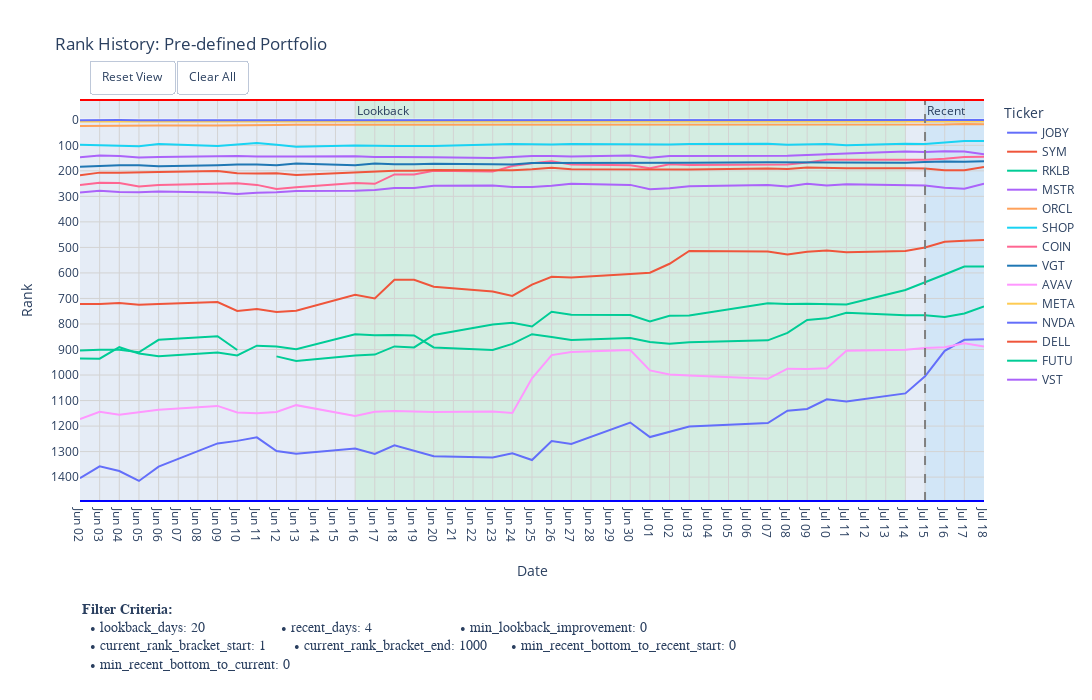

Write notebook code for a chart like this one.
### Markdown cell above
### Step 8: Visualize Portfolio

Plot the rank history for the tickers in the pre-defined portfolio to compare their recent performance.

### Code cell
print("--- Step 8: Plotting rank history for the portfolio ---")

if PORTFOLIO_TICKERS:
    plot_days = PERIOD_PARAMS['lookback_days'] + PERIOD_PARAMS['recent_days'] + 10
    # Combine both dictionaries for complete context in the plot's annotation
    full_criteria_for_plot = {**PERIOD_PARAMS, **METRIC_FILTERS}
    
    plotting_utils.plot_rank_with_criteria(
        df_rank_history=df_rank_history.iloc[:, -plot_days:],
        ticker_list=PORTFOLIO_TICKERS,
        title_suffix="Pre-defined Portfolio",
        filter_criteria=full_criteria_for_plot, # Pass the combined dict
        width=1150,
        height=700,
    )
else:
    print("Portfolio ticker list is empty. Nothing to plot.")

### Figure 1 — Plotly figure (JSON) as saved in the notebook; plotly's stock layout.template omitted (floating-point values rounded to 4 significant figures)
{"data": [{"hovertemplate": "Ticker=JOBY<br>index=%{x}<br>Rank=%{y}<extra></extra>", "legendgroup": "JOBY", "line": {"color": "#636EFA", "dash": "solid"}, "marker": {"symbol": "circle"}, "mode": "lines", "name": "JOBY", "orientation": "v", "showlegend": true, "type": "scatter", "x": ["2025-06-02T00:00:00", "2025-06-03T00:00:00", "2025-06-04T00:00:00", "2025-06-05T00:00:00", "2025-06-06T00:00:00", "2025-06-09T00:00:00", "2025-06-10T00:00:00", "2025-06-11T00:00:00", "2025-06-12T00:00:00", "2025-06-13T00:00:00", "2025-06-16T00:00:00", "2025-06-17T00:00:00", "2025-06-18T00:00:00", "2025-06-19T00:00:00", "2025-06-20T00:00:00", "2025-06-23T00:00:00", "2025-06-24T00:00:00", "2025-06-25T00:00:00", "2025-06-26T00:00:00", "2025-06-27T00:00:00", "2025-06-30T00:00:00", "2025-07-01T00:00:00", "2025-07-02T00:00:00", "2025-07-03T00:00:00", "2025-07-07T00:00:00", "2025-07-08T00:00:00", "2025-07-09T00:00:00", "2025-07-10T00:00:00", "2025-07-11T00:00:00", "2025-07-14T00:00:00", "2025-07-15T00:00:00", "2025-07-16T00:00:00", "2025-07-17T00:00:00", "2025-07-18T00:00:00"], "xaxis": "x", "y": [1404, 1358, 1376, 1415, 1359, 1268, 1258, 1244, 1298, 1308, 1288, 1309, 1275, 1295, 1318, 1323, 1307, 1333, 1259, 1270, 1186, 1243, 1223, 1202, 1188, 1140, 1133, 1095, 1104, 1072, 1005, 905, 862, 860], "yaxis": "y"}, {"hovertemplate": "Ticker=SYM<br>index=%{x}<br>Rank=%{y}<extra></extra>", "legendgroup": "SYM", "line": {"color": "#EF553B", "dash": "solid"}, "marker": {"symbol": "circle"}, "mode": "lines", "name": "SYM", "orientation": "v", "showlegend": true, "type": "scatter", "x": ["2025-06-02T00:00:00", "2025-06-03T00:00:00", "2025-06-04T00:00:00", "2025-06-05T00:00:00", "2025-06-06T00:00:00", "2025-06-09T00:00:00", "2025-06-10T00:00:00", "2025-06-11T00:00:00", "2025-06-12T00:00:00", "2025-06-13T00:00:00", "2025-06-16T00:00:00", "2025-06-17T00:00:00", "2025-06-18T00:00:00", "2025-06-19T00:00:00", "2025-06-20T00:00:00", "2025-06-23T00:00:00", "2025-06-24T00:00:00", "2025-06-25T00:00:00", "2025-06-26T00:00:00", "2025-06-27T00:00:00", "2025-06-30T00:00:00", "2025-07-01T00:00:00", "2025-07-02T00:00:00", "2025-07-03T00:00:00", "2025-07-07T00:00:00", "2025-07-08T00:00:00", "2025-07-09T00:00:00", "2025-07-10T00:00:00", "2025-07-11T00:00:00", "2025-07-14T00:00:00", "2025-07-15T00:00:00", "2025-07-16T00:00:00", "2025-07-17T00:00:00", "2025-07-18T00:00:00"], "xaxis": "x", "y": [722, 722, 718, 725, 722, 714, 749, 741, 753, 748, 686, 700, 627, 627, 654, 673, 690, 646, 615, 618, 604, 599, 564, 514, 516, 528, 517, 512, 519, 514, 500, 478, 474, 471], "yaxis": "y"}, {"hovertemplate": "Ticker=RKLB<br>index=%{x}<br>Rank=%{y}<extra></extra>", "legendgroup": "RKLB", "line": {"color": "#00CC96", "dash": "solid"}, "marker": {"symbol": "circle"}, "mode": "lines", "name": "RKLB", "orientation": "v", "showlegend": true, "type": "scatter", "x": ["2025-06-02T00:00:00", "2025-06-03T00:00:00", "2025-06-04T00:00:00", "2025-06-05T00:00:00", "2025-06-06T00:00:00", "2025-06-09T00:00:00", "2025-06-10T00:00:00", "2025-06-11T00:00:00", "2025-06-12T00:00:00", "2025-06-13T00:00:00", "2025-06-16T00:00:00", "2025-06-17T00:00:00", "2025-06-18T00:00:00", "2025-06-19T00:00:00", "2025-06-20T00:00:00", "2025-06-23T00:00:00", "2025-06-24T00:00:00", "2025-06-25T00:00:00", "2025-06-26T00:00:00", "2025-06-27T00:00:00", "2025-06-30T00:00:00", "2025-07-01T00:00:00", "2025-07-02T00:00:00", "2025-07-03T00:00:00", "2025-07-07T00:00:00", "2025-07-08T00:00:00", "2025-07-09T00:00:00", "2025-07-10T00:00:00", "2025-07-11T00:00:00", "2025-07-14T00:00:00", "2025-07-15T00:00:00", "2025-07-16T00:00:00", "2025-07-17T00:00:00", "2025-07-18T00:00:00"], "xaxis": "x", "y": [904, 901, 901, 911, 862, 848, 902, null, 927, 945, 923, 920, 888, 892, 843, 802, 795, 810, 752, 764, 765, 790, 768, 767, 719, 722, 721, 723, 724, 667, 638, 606, 575, 575], "yaxis": "y"}, {"hovertemplate": "Ticker=MSTR<br>index=%{x}<br>Rank=%{y}<extra></extra>", "legendgroup": "MSTR", "line": {"color": "#AB63FA", "dash": "solid"}, "marker": {"symbol": "circle"}, "mode": "lines", "name": "MSTR", "orientation": "v", "showlegend": true, "type": "scatter", "x": ["2025-06-02T00:00:00", "2025-06-03T00:00:00", "2025-06-04T00:00:00", "2025-06-05T00:00:00", "2025-06-06T00:00:00", "2025-06-09T00:00:00", "2025-06-10T00:00:00", "2025-06-11T00:00:00", "2025-06-12T00:00:00", "2025-06-13T00:00:00", "2025-06-16T00:00:00", "2025-06-17T00:00:00", "2025-06-18T00:00:00", "2025-06-19T00:00:00", "2025-06-20T00:00:00", "2025-06-23T00:00:00", "2025-06-24T00:00:00", "2025-06-25T00:00:00", "2025-06-26T00:00:00", "2025-06-27T00:00:00", "2025-06-30T00:00:00", "2025-07-01T00:00:00", "2025-07-02T00:00:00", "2025-07-03T00:00:00", "2025-07-07T00:00:00", "2025-07-08T00:00:00", "2025-07-09T00:00:00", "2025-07-10T00:00:00", "2025-07-11T00:00:00", "2025-07-14T00:00:00", "2025-07-15T00:00:00", "2025-07-16T00:00:00", "2025-07-17T00:00:00", "2025-07-18T00:00:00"], "xaxis": "x", "y": [147, 140, 142, 148, 146, 142, 142, 144, 145, 144, 143, 146, 146, 146, 147, 150, 147, 142, 142, 144, 140, 149, 142, 142, 142, 141, 138, 136, 132, 124, 126, 123, 124, 135], "yaxis": "y"}, {"hovertemplate": "Ticker=ORCL<br>index=%{x}<br>Rank=%{y}<extra></extra>", "legendgroup": "ORCL", "line": {"color": "#FFA15A", "dash": "solid"}, "marker": {"symbol": "circle"}, "mode": "lines", "name": "ORCL", "orientation": "v", "showlegend": true, "type": "scatter", "x": ["2025-06-02T00:00:00", "2025-06-03T00:00:00", "2025-06-04T00:00:00", "2025-06-05T00:00:00", "2025-06-06T00:00:00", "2025-06-09T00:00:00", "2025-06-10T00:00:00", "2025-06-11T00:00:00", "2025-06-12T00:00:00", "2025-06-13T00:00:00", "2025-06-16T00:00:00", "2025-06-17T00:00:00", "2025-06-18T00:00:00", "2025-06-19T00:00:00", "2025-06-20T00:00:00", "2025-06-23T00:00:00", "2025-06-24T00:00:00", "2025-06-25T00:00:00", "2025-06-26T00:00:00", "2025-06-27T00:00:00", "2025-06-30T00:00:00", "2025-07-01T00:00:00", "2025-07-02T00:00:00", "2025-07-03T00:00:00", "2025-07-07T00:00:00", "2025-07-08T00:00:00", "2025-07-09T00:00:00", "2025-07-10T00:00:00", "2025-07-11T00:00:00", "2025-07-14T00:00:00", "2025-07-15T00:00:00", "2025-07-16T00:00:00", "2025-07-17T00:00:00", "2025-07-18T00:00:00"], "xaxis": "x", "y": [24, 23, 23, 22, 22, 22, 22, 22, 20, 19, 19, 19, 19, 19, 19, 19, 19, 19, 20, 20, 20, 20, 18, 18, 18, 18, 18, 18, 18, 18, 18, 18, 16, 17], "yaxis": "y"}, {"hovertemplate": "Ticker=SHOP<br>index=%{x}<br>Rank=%{y}<extra></extra>", "legendgroup": "SHOP", "line": {"color": "#19D3F3", "dash": "solid"}, "marker": {"symbol": "circle"}, "mode": "lines", "name": "SHOP", "orientation": "v", "showlegend": true, "type": "scatter", "x": ["2025-06-02T00:00:00", "2025-06-03T00:00:00", "2025-06-04T00:00:00", "2025-06-05T00:00:00", "2025-06-06T00:00:00", "2025-06-09T00:00:00", "2025-06-10T00:00:00", "2025-06-11T00:00:00", "2025-06-12T00:00:00", "2025-06-13T00:00:00", "2025-06-16T00:00:00", "2025-06-17T00:00:00", "2025-06-18T00:00:00", "2025-06-19T00:00:00", "2025-06-20T00:00:00", "2025-06-23T00:00:00", "2025-06-24T00:00:00", "2025-06-25T00:00:00", "2025-06-26T00:00:00", "2025-06-27T00:00:00", "2025-06-30T00:00:00", "2025-07-01T00:00:00", "2025-07-02T00:00:00", "2025-07-03T00:00:00", "2025-07-07T00:00:00", "2025-07-08T00:00:00", "2025-07-09T00:00:00", "2025-07-10T00:00:00", "2025-07-11T00:00:00", "2025-07-14T00:00:00", "2025-07-15T00:00:00", "2025-07-16T00:00:00", "2025-07-17T00:00:00", "2025-07-18T00:00:00"], "xaxis": "x", "y": [98, 100, 104, 104, 95, 103, 97, 91, 98, 106, 101, 103, 103, 103, 103, 97, 95, 96, 97, 95, 96, 98, 97, 95, 94, 98, 96, 95, 100, 94, 95, 88, 83, 83], "yaxis": "y"}, {"hovertemplate": "Ticker=COIN<br>index=%{x}<br>Rank=%{y}<extra></extra>", "legendgroup": "COIN", "line": {"color": "#FF6692", "dash": "solid"}, "marker": {"symbol": "circle"}, "mode": "lines", "name": "COIN", "orientation": "v", "showlegend": true, "type": "scatter", "x": ["2025-06-02T00:00:00", "2025-06-03T00:00:00", "2025-06-04T00:00:00", "2025-06-05T00:00:00", "2025-06-06T00:00:00", "2025-06-09T00:00:00", "2025-06-10T00:00:00", "2025-06-11T00:00:00", "2025-06-12T00:00:00", "2025-06-13T00:00:00", "2025-06-16T00:00:00", "2025-06-17T00:00:00", "2025-06-18T00:00:00", "2025-06-19T00:00:00", "2025-06-20T00:00:00", "2025-06-23T00:00:00", "2025-06-24T00:00:00", "2025-06-25T00:00:00", "2025-06-26T00:00:00", "2025-06-27T00:00:00", "2025-06-30T00:00:00", "2025-07-01T00:00:00", "2025-07-02T00:00:00", "2025-07-03T00:00:00", "2025-07-07T00:00:00", "2025-07-08T00:00:00", "2025-07-09T00:00:00", "2025-07-10T00:00:00", "2025-07-11T00:00:00", "2025-07-14T00:00:00", "2025-07-15T00:00:00", "2025-07-16T00:00:00", "2025-07-17T00:00:00", "2025-07-18T00:00:00"], "xaxis": "x", "y": [256, 247, 248, 261, 255, 249, 249, 255, 271, 264, 248, 251, 214, 214, 200, 203, 181, 170, 162, 175, 178, 190, 174, 177, 174, 175, 167, 157, 157, 156, 157, 153, 146, 145], "yaxis": "y"}, {"hovertemplate": "Ticker=VGT<br>index=%{x}<br>Rank=%{y}<extra></extra>", "legendgroup": "VGT", "line": {"color": "#1F77B4", "dash": "solid"}, "marker": {"symbol": "circle"}, "mode": "lines", "name": "VGT", "orientation": "v", "showlegend": true, "type": "scatter", "x": ["2025-06-02T00:00:00", "2025-06-03T00:00:00", "2025-06-04T00:00:00", "2025-06-05T00:00:00", "2025-06-06T00:00:00", "2025-06-09T00:00:00", "2025-06-10T00:00:00", "2025-06-11T00:00:00", "2025-06-12T00:00:00", "2025-06-13T00:00:00", "2025-06-16T00:00:00", "2025-06-17T00:00:00", "2025-06-18T00:00:00", "2025-06-19T00:00:00", "2025-06-20T00:00:00", "2025-06-23T00:00:00", "2025-06-24T00:00:00", "2025-06-25T00:00:00", "2025-06-26T00:00:00", "2025-06-27T00:00:00", "2025-06-30T00:00:00", "2025-07-01T00:00:00", "2025-07-02T00:00:00", "2025-07-03T00:00:00", "2025-07-07T00:00:00", "2025-07-08T00:00:00", "2025-07-09T00:00:00", "2025-07-10T00:00:00", "2025-07-11T00:00:00", "2025-07-14T00:00:00", "2025-07-15T00:00:00", "2025-07-16T00:00:00", "2025-07-17T00:00:00", "2025-07-18T00:00:00"], "xaxis": "x", "y": [184, 181, 178, 178, 182, 178, 175, 175, 178, 171, 178, 171, 174, 174, 172, 174, 175, 169, 169, 168, 168, 168, 168, 168, 166, 166, 166, 166, 166, 168, 165, 163, 164, 162], "yaxis": "y"}, {"hovertemplate": "Ticker=AVAV<br>index=%{x}<br>Rank=%{y}<extra></extra>", "legendgroup": "AVAV", "line": {"color": "#FF97FF", "dash": "solid"}, "marker": {"symbol": "circle"}, "mode": "lines", "name": "AVAV", "orientation": "v", "showlegend": true, "type": "scatter", "x": ["2025-06-02T00:00:00", "2025-06-03T00:00:00", "2025-06-04T00:00:00", "2025-06-05T00:00:00", "2025-06-06T00:00:00", "2025-06-09T00:00:00", "2025-06-10T00:00:00", "2025-06-11T00:00:00", "2025-06-12T00:00:00", "2025-06-13T00:00:00", "2025-06-16T00:00:00", "2025-06-17T00:00:00", "2025-06-18T00:00:00", "2025-06-19T00:00:00", "2025-06-20T00:00:00", "2025-06-23T00:00:00", "2025-06-24T00:00:00", "2025-06-25T00:00:00", "2025-06-26T00:00:00", "2025-06-27T00:00:00", "2025-06-30T00:00:00", "2025-07-01T00:00:00", "2025-07-02T00:00:00", "2025-07-03T00:00:00", "2025-07-07T00:00:00", "2025-07-08T00:00:00", "2025-07-09T00:00:00", "2025-07-10T00:00:00", "2025-07-11T00:00:00", "2025-07-14T00:00:00", "2025-07-15T00:00:00", "2025-07-16T00:00:00", "2025-07-17T00:00:00", "2025-07-18T00:00:00"], "xaxis": "x", "y": [1173, 1144, 1156, 1147, 1136, 1121, 1147, 1150, 1145, 1118, 1160, 1144, 1141, 1143, 1145, 1143, 1149, 1013, 922, 910, 902, 982, 998, 1002, 1015, 975, 976, 973, 905, 901, 894, 891, 876, 888], "yaxis": "y"}, {"hovertemplate": "Ticker=META<br>index=%{x}<br>Rank=%{y}<extra></extra>", "legendgroup": "META", "line": {"color": "#FECB52", "dash": "solid"}, "marker": {"symbol": "circle"}, "mode": "lines", "name": "META", "orientation": "v", "showlegend": true, "type": "scatter", "x": ["2025-06-02T00:00:00", "2025-06-03T00:00:00", "2025-06-04T00:00:00", "2025-06-05T00:00:00", "2025-06-06T00:00:00", "2025-06-09T00:00:00", "2025-06-10T00:00:00", "2025-06-11T00:00:00", "2025-06-12T00:00:00", "2025-06-13T00:00:00", "2025-06-16T00:00:00", "2025-06-17T00:00:00", "2025-06-18T00:00:00", "2025-06-19T00:00:00", "2025-06-20T00:00:00", "2025-06-23T00:00:00", "2025-06-24T00:00:00", "2025-06-25T00:00:00", "2025-06-26T00:00:00", "2025-06-27T00:00:00", "2025-06-30T00:00:00", "2025-07-01T00:00:00", "2025-07-02T00:00:00", "2025-07-03T00:00:00", "2025-07-07T00:00:00", "2025-07-08T00:00:00", "2025-07-09T00:00:00", "2025-07-10T00:00:00", "2025-07-11T00:00:00", "2025-07-14T00:00:00", "2025-07-15T00:00:00", "2025-07-16T00:00:00", "2025-07-17T00:00:00", "2025-07-18T00:00:00"], "xaxis": "x", "y": [7, 7, 7, 7, 7, 7, 7, 7, 7, 7, 7, 7, 7, 7, 7, 7, 7, 7, 7, 7, 7, 7, 7, 7, 7, 7, 7, 7, 7, 7, 7, 7, 7, 7], "yaxis": "y"}, {"hovertemplate": "Ticker=NVDA<br>index=%{x}<br>Rank=%{y}<extra></extra>", "legendgroup": "NVDA", "line": {"color": "#636EFA", "dash": "solid"}, "marker": {"symbol": "circle"}, "mode": "lines", "name": "NVDA", "orientation": "v", "showlegend": true, "type": "scatter", "x": ["2025-06-02T00:00:00", "2025-06-03T00:00:00", "2025-06-04T00:00:00", "2025-06-05T00:00:00", "2025-06-06T00:00:00", "2025-06-09T00:00:00", "2025-06-10T00:00:00", "2025-06-11T00:00:00", "2025-06-12T00:00:00", "2025-06-13T00:00:00", "2025-06-16T00:00:00", "2025-06-17T00:00:00", "2025-06-18T00:00:00", "2025-06-19T00:00:00", "2025-06-20T00:00:00", "2025-06-23T00:00:00", "2025-06-24T00:00:00", "2025-06-25T00:00:00", "2025-06-26T00:00:00", "2025-06-27T00:00:00", "2025-06-30T00:00:00", "2025-07-01T00:00:00", "2025-07-02T00:00:00", "2025-07-03T00:00:00", "2025-07-07T00:00:00", "2025-07-08T00:00:00", "2025-07-09T00:00:00", "2025-07-10T00:00:00", "2025-07-11T00:00:00", "2025-07-14T00:00:00", "2025-07-15T00:00:00", "2025-07-16T00:00:00", "2025-07-17T00:00:00", "2025-07-18T00:00:00"], "xaxis": "x", "y": [2, 1, 1, 2, 2, 2, 1, 2, 2, 2, 2, 2, 2, 2, 2, 2, 2, 1, 1, 1, 1, 1, 1, 1, 1, 1, 1, 1, 1, 1, 1, 1, 1, 1], "yaxis": "y"}, {"hovertemplate": "Ticker=DELL<br>index=%{x}<br>Rank=%{y}<extra></extra>", "legendgroup": "DELL", "line": {"color": "#EF553B", "dash": "solid"}, "marker": {"symbol": "circle"}, "mode": "lines", "name": "DELL", "orientation": "v", "showlegend": true, "type": "scatter", "x": ["2025-06-02T00:00:00", "2025-06-03T00:00:00", "2025-06-04T00:00:00", "2025-06-05T00:00:00", "2025-06-06T00:00:00", "2025-06-09T00:00:00", "2025-06-10T00:00:00", "2025-06-11T00:00:00", "2025-06-12T00:00:00", "2025-06-13T00:00:00", "2025-06-16T00:00:00", "2025-06-17T00:00:00", "2025-06-18T00:00:00", "2025-06-19T00:00:00", "2025-06-20T00:00:00", "2025-06-23T00:00:00", "2025-06-24T00:00:00", "2025-06-25T00:00:00", "2025-06-26T00:00:00", "2025-06-27T00:00:00", "2025-06-30T00:00:00", "2025-07-01T00:00:00", "2025-07-02T00:00:00", "2025-07-03T00:00:00", "2025-07-07T00:00:00", "2025-07-08T00:00:00", "2025-07-09T00:00:00", "2025-07-10T00:00:00", "2025-07-11T00:00:00", "2025-07-14T00:00:00", "2025-07-15T00:00:00", "2025-07-16T00:00:00", "2025-07-17T00:00:00", "2025-07-18T00:00:00"], "xaxis": "x", "y": [217, 207, 207, 207, 205, 201, 209, 210, 209, 216, 206, 202, 200, 200, 197, 198, 198, 194, 188, 194, 195, 197, 197, 195, 191, 193, 187, 189, 190, 190, 191, 198, 198, 185], "yaxis": "y"}, {"hovertemplate": "Ticker=FUTU<br>index=%{x}<br>Rank=%{y}<extra></extra>", "legendgroup": "FUTU", "line": {"color": "#00CC96", "dash": "solid"}, "marker": {"symbol": "circle"}, "mode": "lines", "name": "FUTU", "orientation": "v", "showlegend": true, "type": "scatter", "x": ["2025-06-02T00:00:00", "2025-06-03T00:00:00", "2025-06-04T00:00:00", "2025-06-05T00:00:00", "2025-06-06T00:00:00", "2025-06-09T00:00:00", "2025-06-10T00:00:00", "2025-06-11T00:00:00", "2025-06-12T00:00:00", "2025-06-13T00:00:00", "2025-06-16T00:00:00", "2025-06-17T00:00:00", "2025-06-18T00:00:00", "2025-06-19T00:00:00", "2025-06-20T00:00:00", "2025-06-23T00:00:00", "2025-06-24T00:00:00", "2025-06-25T00:00:00", "2025-06-26T00:00:00", "2025-06-27T00:00:00", "2025-06-30T00:00:00", "2025-07-01T00:00:00", "2025-07-02T00:00:00", "2025-07-03T00:00:00", "2025-07-07T00:00:00", "2025-07-08T00:00:00", "2025-07-09T00:00:00", "2025-07-10T00:00:00", "2025-07-11T00:00:00", "2025-07-14T00:00:00", "2025-07-15T00:00:00", "2025-07-16T00:00:00", "2025-07-17T00:00:00", "2025-07-18T00:00:00"], "xaxis": "x", "y": [935, 936, 891, 916, 926, 912, 923, 885, 888, 899, 840, 844, 843, 845, 892, 902, 878, 840, 851, 863, 855, 871, 877, 872, 864, 835, 784, 778, 756, 766, 766, 773, 759, 731], "yaxis": "y"}, {"hovertemplate": "Ticker=VST<br>index=%{x}<br>Rank=%{y}<extra></extra>", "legendgroup": "VST", "line": {"color": "#AB63FA", "dash": "solid"}, "marker": {"symbol": "circle"}, "mode": "lines", "name": "VST", "orientation": "v", "showlegend": true, "type": "scatter", "x": ["2025-06-02T00:00:00", "2025-06-03T00:00:00", "2025-06-04T00:00:00", "2025-06-05T00:00:00", "2025-06-06T00:00:00", "2025-06-09T00:00:00", "2025-06-10T00:00:00", "2025-06-11T00:00:00", "2025-06-12T00:00:00", "2025-06-13T00:00:00", "2025-06-16T00:00:00", "2025-06-17T00:00:00", "2025-06-18T00:00:00", "2025-06-19T00:00:00", "2025-06-20T00:00:00", "2025-06-23T00:00:00", "2025-06-24T00:00:00", "2025-06-25T00:00:00", "2025-06-26T00:00:00", "2025-06-27T00:00:00", "2025-06-30T00:00:00", "2025-07-01T00:00:00", "2025-07-02T00:00:00", "2025-07-03T00:00:00", "2025-07-07T00:00:00", "2025-07-08T00:00:00", "2025-07-09T00:00:00", "2025-07-10T00:00:00", "2025-07-11T00:00:00", "2025-07-14T00:00:00", "2025-07-15T00:00:00", "2025-07-16T00:00:00", "2025-07-17T00:00:00", "2025-07-18T00:00:00"], "xaxis": "x", "y": [285, 278, 283, 284, 281, 285, 291, 286, 284, 279, 278, 275, 267, 267, 258, 257, 263, 263, 258, 251, 255, 272, 268, 260, 255, 261, 251, 257, 253, 254, 257, 266, 270, 250], "yaxis": "y"}], "layout": {"annotations": [{"showarrow": false, "text": "Recent", "x": "2025-07-15T00:00:00", "xanchor": "left", "xref": "x", "y": 1, "yanchor": "top", "yref": "y domain"}, {"showarrow": false, "text": "Lookback", "x": "2025-06-16T00:00:00", "xanchor": "left", "xref": "x", "y": 1, "yanchor": "top", "yref": "y domain"}, {"align": "left", "font": {"family": "Courier New, monospace", "size": 14}, "showarrow": false, "text": "<b>Filter Criteria:</b><br>  • lookback_days: 20                   • recent_days: 4                      • min_lookback_improvement: 0       <br>  • current_rank_bracket_start: 1       • current_rank_bracket_end: 1000      • min_recent_bottom_to_recent_start: 0<br>  • min_recent_bottom_to_current: 0   ", "x": 0, "xanchor": "left", "xref": "paper", "y": -0.25, "yanchor": "top", "yref": "paper"}], "height": 700, "legend": {"title": {"text": "Ticker"}, "tracegroupgap": 0}, "margin": {"b": 198.8}, "shapes": [{"fillcolor": "LightSkyBlue", "layer": "below", "line": {"width": 0}, "opacity": 0.2, "type": "rect", "x0": "2025-07-15T00:00:00", "x1": "2025-07-18T00:00:00", "xref": "x", "y0": 0, "y1": 1, "yref": "y domain"}, {"fillcolor": "LightGreen", "layer": "below", "line": {"width": 0}, "opacity": 0.2, "type": "rect", "x0": "2025-06-16T00:00:00", "x1": "2025-07-14T00:00:00", "xref": "x", "y0": 0, "y1": 1, "yref": "y domain"}, {"line": {"color": "grey", "dash": "dash", "width": 2}, "type": "line", "x0": "2025-07-15T00:00:00", "x1": "2025-07-15T00:00:00", "xref": "x", "y0": 0, "y1": 1, "yref": "y domain"}, {"line": {"color": "red", "width": 2}, "type": "line", "x0": 0, "x1": 1, "xref": "paper", "y0": 1, "y1": 1, "yref": "paper"}, {"line": {"color": "blue", "width": 2}, "type": "line", "x0": 0, "x1": 1, "xref": "paper", "y0": 0, "y1": 0, "yref": "paper"}], "title": {"text": "Rank History: Pre-defined Portfolio"}, "updatemenus": [{"buttons": [{"args": [{"visible": [true, true, true, true, true, true, true, true, true, true, true, true, true, true]}], "label": "Reset View", "method": "restyle"}, {"args": [{"visible": ["legendonly", "legendonly", "legendonly", "legendonly", "legendonly", "legendonly", "legendonly", "legendonly", "legendonly", "legendonly", "legendonly", "legendonly", "legendonly", "legendonly"]}], "label": "Clear All", "method": "restyle"}], "direction": "left", "showactive": false, "type": "buttons", "x": 0.01, "xanchor": "left", "y": 1.1, "yanchor": "top"}], "width": 1150, "xaxis": {"anchor": "y", "domain": [0, 1], "dtick": "D7", "gridcolor": "LightGrey", "minor": {"dtick": "D1", "gridcolor": "rgba(235, 235, 235, 0.5)", "showgrid": true}, "range": ["2025-06-02T00:00:00", "2025-07-18T00:00:00"], "showgrid": true, "tickformat": "%b %d", "title": {"standoff": 25, "text": "Date"}, "type": "date"}, "yaxis": {"anchor": "x", "autorange": "reversed", "domain": [0, 1], "dtick": 100, "gridcolor": "LightGrey", "showgrid": true, "title": {"text": "Rank"}}}}
